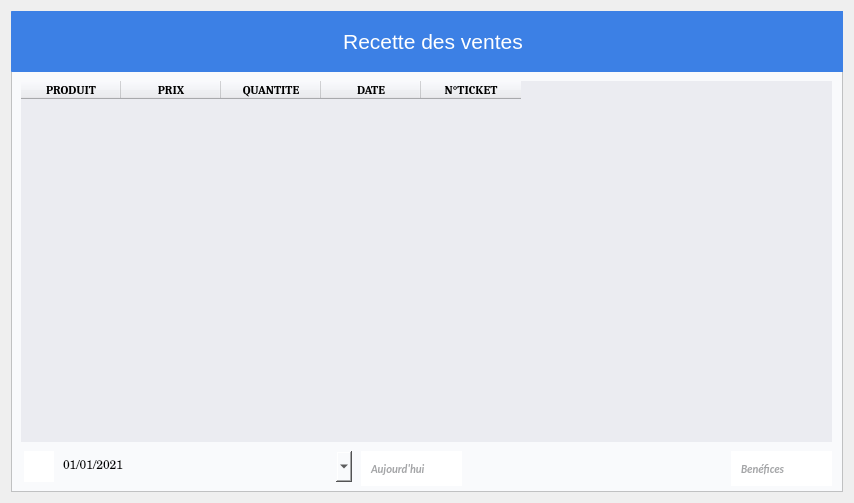
<?xml version="1.0" encoding="UTF-8"?>
<ui version="4.0">
 <class>Receipt</class>
 <widget class="QWidget" name="Receipt">
  <property name="geometry">
   <rect>
    <x>0</x>
    <y>0</y>
    <width>854</width>
    <height>503</height>
   </rect>
  </property>
  <property name="windowTitle">
   <string>Form</string>
  </property>
  <layout class="QHBoxLayout" name="horizontalLayout_2">
   <item>
    <layout class="QVBoxLayout" name="verticalLayout">
     <item>
      <widget class="QFrame" name="frame">
       <property name="styleSheet">
        <string notr="true">background-color:#f9fafc;</string>
       </property>
       <property name="frameShape">
        <enum>QFrame::StyledPanel</enum>
       </property>
       <property name="frameShadow">
        <enum>QFrame::Raised</enum>
       </property>
       <widget class="QTableWidget" name="tableWidget">
        <property name="geometry">
         <rect>
          <x>10</x>
          <y>70</y>
          <width>811</width>
          <height>361</height>
         </rect>
        </property>
        <property name="font">
         <font>
          <family>Century Schoolbook L</family>
         </font>
        </property>
        <property name="styleSheet">
         <string notr="true">background-color: #ebecf1;border:0px;</string>
        </property>
        <column>
         <property name="text">
          <string>PRODUIT</string>
         </property>
         <property name="font">
          <font>
           <family>Cambria</family>
           <weight>75</weight>
           <bold>true</bold>
          </font>
         </property>
        </column>
        <column>
         <property name="text">
          <string>PRIX</string>
         </property>
         <property name="font">
          <font>
           <family>Cambria</family>
           <weight>75</weight>
           <bold>true</bold>
          </font>
         </property>
        </column>
        <column>
         <property name="text">
          <string>QUANTITE</string>
         </property>
         <property name="font">
          <font>
           <family>Cambria</family>
           <weight>75</weight>
           <bold>true</bold>
          </font>
         </property>
        </column>
        <column>
         <property name="text">
          <string>DATE</string>
         </property>
         <property name="font">
          <font>
           <family>Cambria</family>
           <weight>75</weight>
           <bold>true</bold>
          </font>
         </property>
        </column>
        <column>
         <property name="text">
          <string>N°TICKET</string>
         </property>
         <property name="font">
          <font>
           <family>Cambria</family>
           <weight>75</weight>
           <bold>true</bold>
          </font>
         </property>
        </column>
       </widget>
       <widget class="QPushButton" name="selectDate">
        <property name="geometry">
         <rect>
          <x>13</x>
          <y>440</y>
          <width>30</width>
          <height>31</height>
         </rect>
        </property>
        <property name="toolTip">
         <string>Afficher la recette de cette date</string>
        </property>
        <property name="styleSheet">
         <string notr="true">QPushButton{background-color:white; color : white; border: 0px solid #000028 ;  text-align:center}
QPushButton:hover{background-color:#f9fafc;color:#a4a5a7;border: 0px solid #ecf0f5}
QPushButton:focus{color:#00ea00}</string>
        </property>
        <property name="text">
         <string/>
        </property>
        <property name="icon">
         <iconset>
          <normaloff>../../IMAGES/Icons/date.png</normaloff>../../IMAGES/Icons/date.png</iconset>
        </property>
       </widget>
       <widget class="QDateEdit" name="dater">
        <property name="geometry">
         <rect>
          <x>50</x>
          <y>440</y>
          <width>291</width>
          <height>31</height>
         </rect>
        </property>
        <property name="font">
         <font>
          <family>Century Schoolbook L</family>
         </font>
        </property>
        <property name="styleSheet">
         <string notr="true">background-color:#f9fafc;border:0px;color:000028;</string>
        </property>
        <property name="minimumDate">
         <date>
          <year>2020</year>
          <month>9</month>
          <day>14</day>
         </date>
        </property>
        <property name="displayFormat">
         <string>dd/MM/yyyy</string>
        </property>
        <property name="calendarPopup">
         <bool>true</bool>
        </property>
        <property name="date">
         <date>
          <year>2021</year>
          <month>1</month>
          <day>1</day>
         </date>
        </property>
       </widget>
       <widget class="QPushButton" name="today">
        <property name="geometry">
         <rect>
          <x>350</x>
          <y>440</y>
          <width>101</width>
          <height>35</height>
         </rect>
        </property>
        <property name="sizePolicy">
         <sizepolicy hsizetype="Minimum" vsizetype="Maximum">
          <horstretch>0</horstretch>
          <verstretch>0</verstretch>
         </sizepolicy>
        </property>
        <property name="font">
         <font>
          <family>Calibri</family>
          <pointsize>8</pointsize>
          <weight>75</weight>
          <italic>true</italic>
          <bold>true</bold>
          <underline>false</underline>
          <kerning>true</kerning>
         </font>
        </property>
        <property name="cursor">
         <cursorShape>PointingHandCursor</cursorShape>
        </property>
        <property name="toolTip">
         <string>Afficher la recette du jour</string>
        </property>
        <property name="statusTip">
         <string/>
        </property>
        <property name="autoFillBackground">
         <bool>false</bool>
        </property>
        <property name="styleSheet">
         <string notr="true">QPushButton{background-color:white; color : #a4a5a7; border: 0px solid #000028 ;  text-align:left; padding-left:10px;}
QPushButton:hover{background-color:white;color:white;border: 0px solid #ecf0f5}
QPushButton:focus{color:#00ea00}</string>
        </property>
        <property name="text">
         <string>Aujourd'hui</string>
        </property>
        <property name="icon">
         <iconset>
          <normaloff>../../IMAGES/Icons/date.png</normaloff>../../IMAGES/Icons/date.png</iconset>
        </property>
        <property name="iconSize">
         <size>
          <width>21</width>
          <height>21</height>
         </size>
        </property>
       </widget>
       <widget class="QPushButton" name="Indicator">
        <property name="geometry">
         <rect>
          <x>0</x>
          <y>0</y>
          <width>834</width>
          <height>61</height>
         </rect>
        </property>
        <property name="font">
         <font>
          <family>Segoe UI</family>
          <pointsize>16</pointsize>
          <weight>50</weight>
          <italic>false</italic>
          <bold>false</bold>
         </font>
        </property>
        <property name="styleSheet">
         <string notr="true">QPushButton{background-color:#3c80e5; color : white; border: 0px solid #2f4f4f  ; border-radius: 0.5px; text-align:center;padding-left:10px;}</string>
        </property>
        <property name="text">
         <string>Recette des ventes</string>
        </property>
        <property name="icon">
         <iconset>
          <normaloff>../../IMAGES/Icons/window (2).png</normaloff>../../IMAGES/Icons/window (2).png</iconset>
        </property>
        <property name="iconSize">
         <size>
          <width>18</width>
          <height>18</height>
         </size>
        </property>
       </widget>
       <widget class="QPushButton" name="profit">
        <property name="geometry">
         <rect>
          <x>720</x>
          <y>440</y>
          <width>101</width>
          <height>35</height>
         </rect>
        </property>
        <property name="sizePolicy">
         <sizepolicy hsizetype="Minimum" vsizetype="Maximum">
          <horstretch>0</horstretch>
          <verstretch>0</verstretch>
         </sizepolicy>
        </property>
        <property name="font">
         <font>
          <family>Calibri</family>
          <pointsize>8</pointsize>
          <weight>75</weight>
          <italic>true</italic>
          <bold>true</bold>
          <underline>false</underline>
          <kerning>true</kerning>
         </font>
        </property>
        <property name="cursor">
         <cursorShape>PointingHandCursor</cursorShape>
        </property>
        <property name="toolTip">
         <string>Afficher la recette du jour</string>
        </property>
        <property name="statusTip">
         <string/>
        </property>
        <property name="autoFillBackground">
         <bool>false</bool>
        </property>
        <property name="styleSheet">
         <string notr="true">QPushButton{background-color:white; color : #a4a5a7; border: 0px solid #000028 ;  text-align:left; padding-left:10px;}
QPushButton:hover{background-color:white;color:white;border: 0px solid #ecf0f5}
QPushButton:focus{color:#00ea00}</string>
        </property>
        <property name="text">
         <string>Benéfices</string>
        </property>
        <property name="icon">
         <iconset>
          <normaloff>../../IMAGES/Icons/profit.png</normaloff>../../IMAGES/Icons/profit.png</iconset>
        </property>
        <property name="iconSize">
         <size>
          <width>21</width>
          <height>21</height>
         </size>
        </property>
       </widget>
      </widget>
     </item>
    </layout>
   </item>
  </layout>
 </widget>
 <tabstops>
  <tabstop>tableWidget</tabstop>
 </tabstops>
 <resources/>
 <connections/>
</ui>
